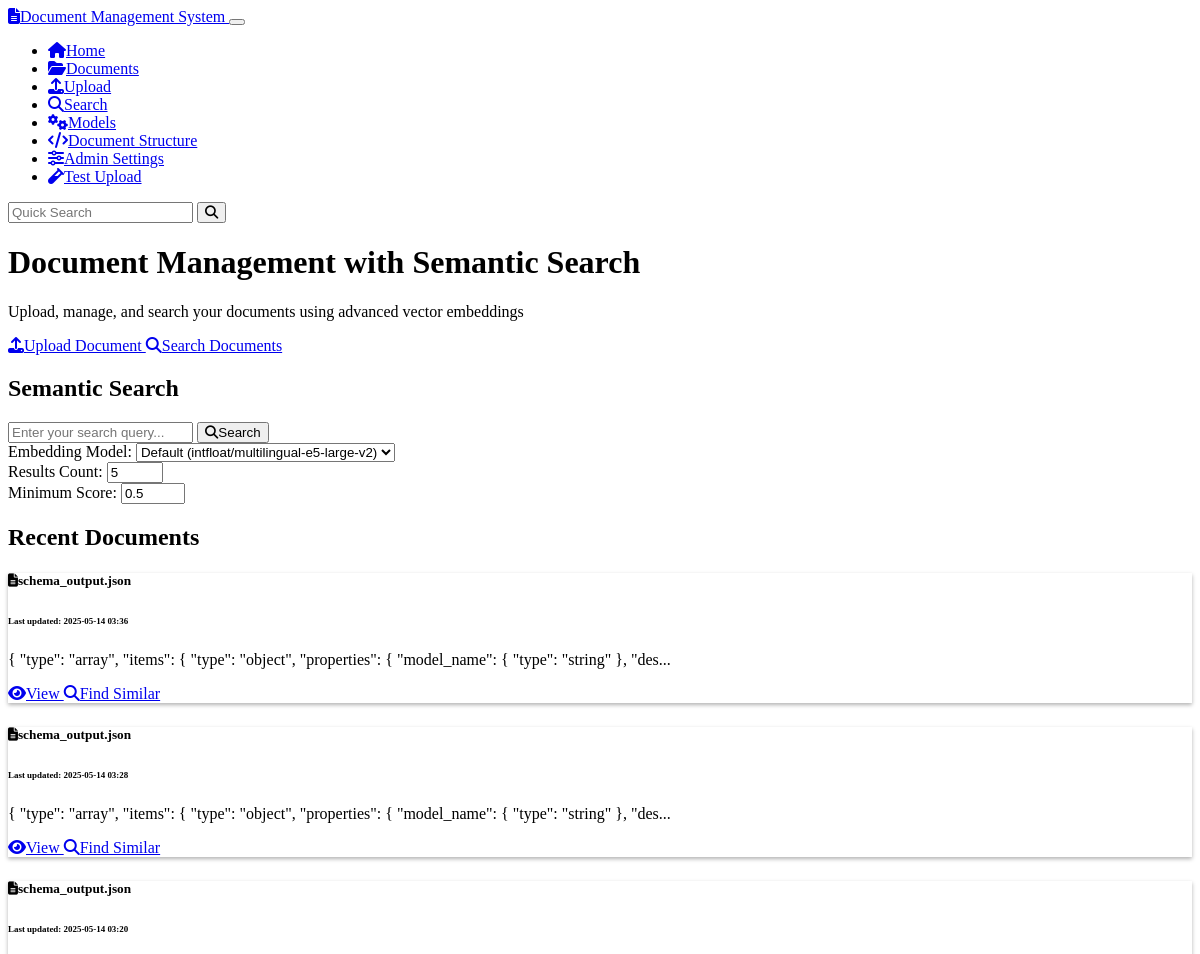
Before: / (upper part) with the older database file.
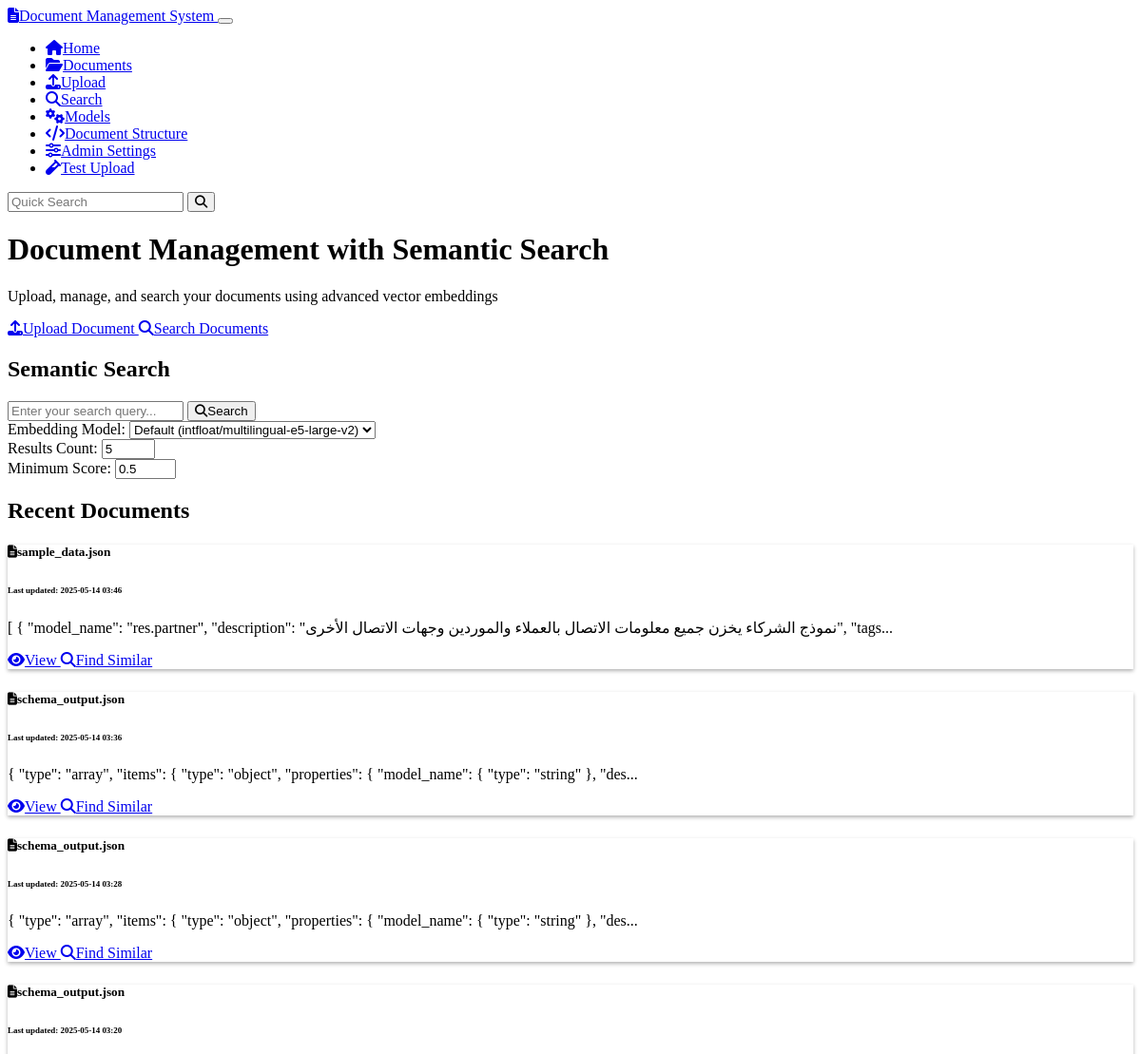
After: the same page with the newer database file.
### models.py (models this page shows, shortened)
class Document(db.Model):
    id = db.Column(db.String(36), primary_key=True, default=lambda: str(uuid.uuid4()))
    name = db.Column(db.String(255), nullable=False)
    content = db.Column(db.Text, nullable=False)
    mime_type = db.Column(db.String(100), nullable=False)
    created_at = db.Column(db.DateTime, default=datetime.datetime.utcnow)
    updated_at = db.Column(db.DateTime, default=datetime.datetime.utcnow, onupdate=datetime.datetime.utcnow)
    chunks = db.relationship('Chunk', backref='document', cascade='all, delete-orphan')
    doc_metadata = db.relationship('Metadata', backref='document', cascade='all, delete-orphan')

### routes.py (the view)
@app.route('/')
def index():
    ensure_default_model()
    em = get_embedding_manager()
    recent_documents = Document.query.order_by(Document.updated_at.desc()).limit(5).all()
    active_models = em.get_active_models()
    default_model = em.get_default_model()
    return render_template(
        'index.html',
        recent_documents=recent_documents,
        active_models=active_models,
        default_model=default_model
    )

### embedding_models.py (called while the page is built)
    def get_default_model(self) -> Optional[EmbeddingModel]:
        return EmbeddingModel.query.filter_by(is_default=True, is_active=True).first()

    def get_active_models(self) -> List[EmbeddingModel]:
        return EmbeddingModel.query.filter_by(is_active=True).all()

### routes.py (called while the page is built)
def get_embedding_manager():
    global embedding_manager
    if embedding_manager is None:
        embedding_manager = EmbeddingModelManager()
    return embedding_manager

def ensure_default_model():
    with app.app_context():
        if not EmbeddingModel.query.first():
            manager = get_embedding_manager()
            manager.add_model(
                name="Simple Vector Embedding",
                model_type="simple-embedder",
                model_path="default",
                dimension=384,
                is_active=True,
                is_default=True
            )

### templates/index.html (shortened to what the changed rows need)
{% extends 'base.html' %}
{% block content %}
<div class="row">
    <div class="col-md-8 mx-auto text-center mb-5">
        <h1 class="display-5 fw-bold mb-4">Document Management with Semantic Search</h1>
    </div>
</div>
<div class="row mb-5">
    <div class="col-md-10 mx-auto">
        <div class="p-5 bg-dark rounded-3 shadow">
            <h2 class="text-center mb-4">Semantic Search</h2>
        </div>
    </div>
</div>
<div class="row mb-4">
    <div class="col-12">
        <h2 class="border-bottom pb-2">Recent Documents</h2>
    </div>
</div>
<div class="row">
    {% if recent_documents %}
        {% for document in recent_documents %}
            <div class="col-md-6 mb-4">
                <div class="card h-100">
                    <div class="card-body">
                        <h5 class="card-title">
                            <i class="fas fa-file-alt me-2"></i>{{ document.name }}
                        </h5>
                        <h6 class="card-subtitle mb-2 text-muted">
                            <small>Last updated: {{ document.updated_at.strftime('%Y-%m-%d %H:%M') }}</small>
                        </h6>
                        <p class="card-text">
                            {{ (document.content[:150] + '...') if document.content|length > 150 else document.content }}
                        </p>
                    </div>
                    <div class="card-footer bg-transparent">
                        <a href="{{ url_for('document_view', document_id=document.id) }}" class="btn btn-sm btn-outline-info">
                            <i class="fas fa-eye me-1"></i>View
                        </a>
                        <a href="{{ url_for('search_page') }}?query={{ document.name }}" class="btn btn-sm btn-outline-secondary">
                            <i class="fas fa-search me-1"></i>Find Similar
                        </a>
                    </div>
                </div>
            </div>
        {% endfor %}
    {% else %}
        <div class="col-12">
            <div class="alert alert-info">
                <i class="fas fa-info-circle me-2"></i>No documents yet. <a href="{{ url_for('upload') }}">Upload your first document</a>!
            </div>
        </div>
    {% endif %}
</div>
{% endblock %}

Changed rows visible on the page:
added Document: name "sample_data.json", updated_at "2025-05-14 03:46", content "[ { \"model_name\": \"res.partner\", \"description\": \"نموذج الشركاء يخزن جميع معلومات الاتصال بالعملاء والموردين وجهات الاتصال الأخرى\", \"tags..."
